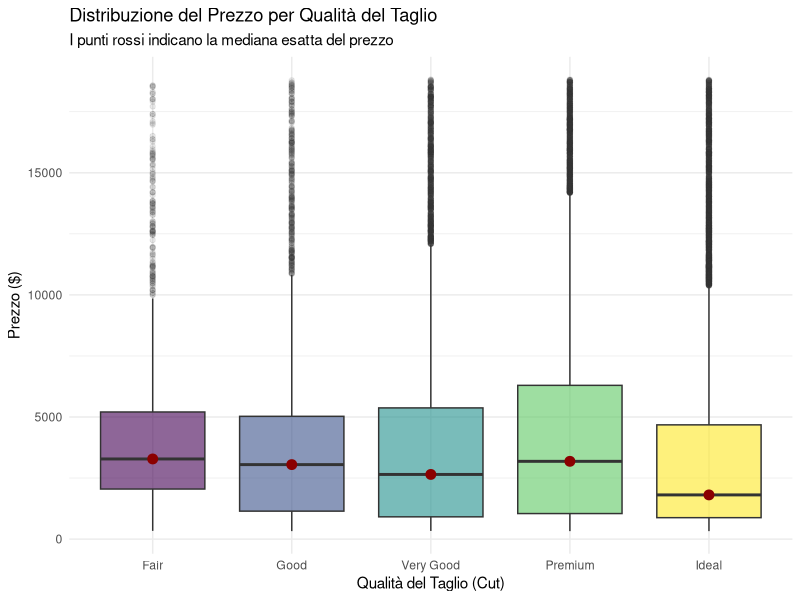
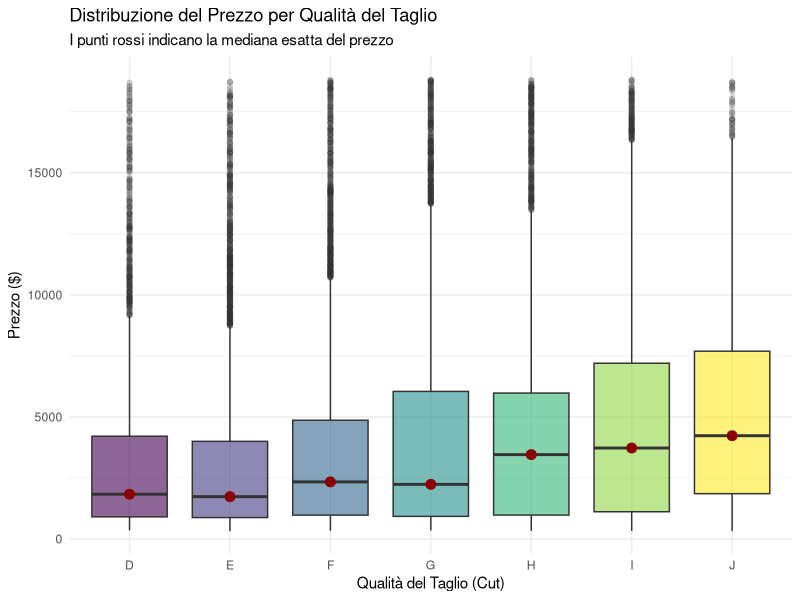
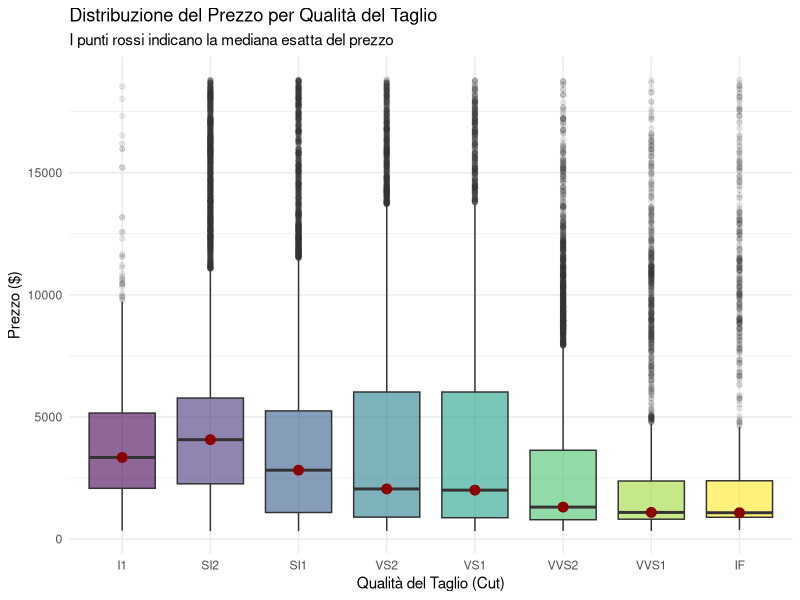

Generate these figures, in order, with R: (Note: this script raises an error after producing the figures.)
## ---- chunk 1
# cache results
knitr::opts_chunk$set(cache=TRUE, message=FALSE)
## ---- chunk 2
library(ggplot2)
library(dplyr)

diamonds
## ---- chunk 3
ggplot(diamonds, aes(x = cut, y = price, fill = cut)) +
  geom_boxplot(alpha = 0.6, outlier.alpha = 0.1) +
  # Aggiunge un punto chiaro per evidenziare la mediana
  stat_summary(fun = median, geom = "point", color = "darkred", size = 3) +
  labs(
    title = "Distribuzione del Prezzo per Qualità del Taglio",
    subtitle = "I punti rossi indicano la mediana esatta del prezzo",
    x = "Qualità del Taglio (Cut)",
    y = "Prezzo ($)"
  ) +
  theme_minimal() +
  theme(legend.position = "none")

ggplot(diamonds, aes(x = color, y = price, fill = color)) +
  geom_boxplot(alpha = 0.6, outlier.alpha = 0.1) +
  # Aggiunge un punto chiaro per evidenziare la mediana
  stat_summary(fun = median, geom = "point", color = "darkred", size = 3) +
  labs(
    title = "Distribuzione del Prezzo per Qualità del Taglio",
    subtitle = "I punti rossi indicano la mediana esatta del prezzo",
    x = "Qualità del Taglio (Cut)",
    y = "Prezzo ($)"
  ) +
  theme_minimal() +
  theme(legend.position = "none")

ggplot(diamonds, aes(x = clarity, y = price, fill = clarity)) +
  geom_boxplot(alpha = 0.6, outlier.alpha = 0.1) +
  # Aggiunge un punto chiaro per evidenziare la mediana
  stat_summary(fun = median, geom = "point", color = "darkred", size = 3) +
  labs(
    title = "Distribuzione del Prezzo per Qualità del Taglio",
    subtitle = "I punti rossi indicano la mediana esatta del prezzo",
    x = "Qualità del Taglio (Cut)",
    y = "Prezzo ($)"
  ) +
  theme_minimal() +
  theme(legend.position = "none")
## ---- chunk 4
diamonds |>
  group_by(cut) |>
  summarise(
    prezzo_medio = mean(price),
    carati_medi = mean(carat),
    chiarezza_
  )
